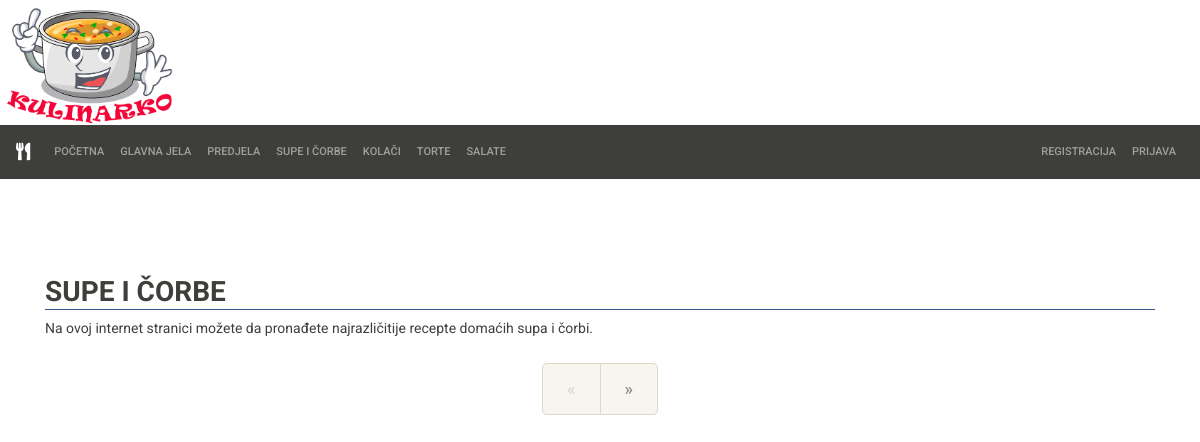
The app's page /supeIcorbe.php, older data.
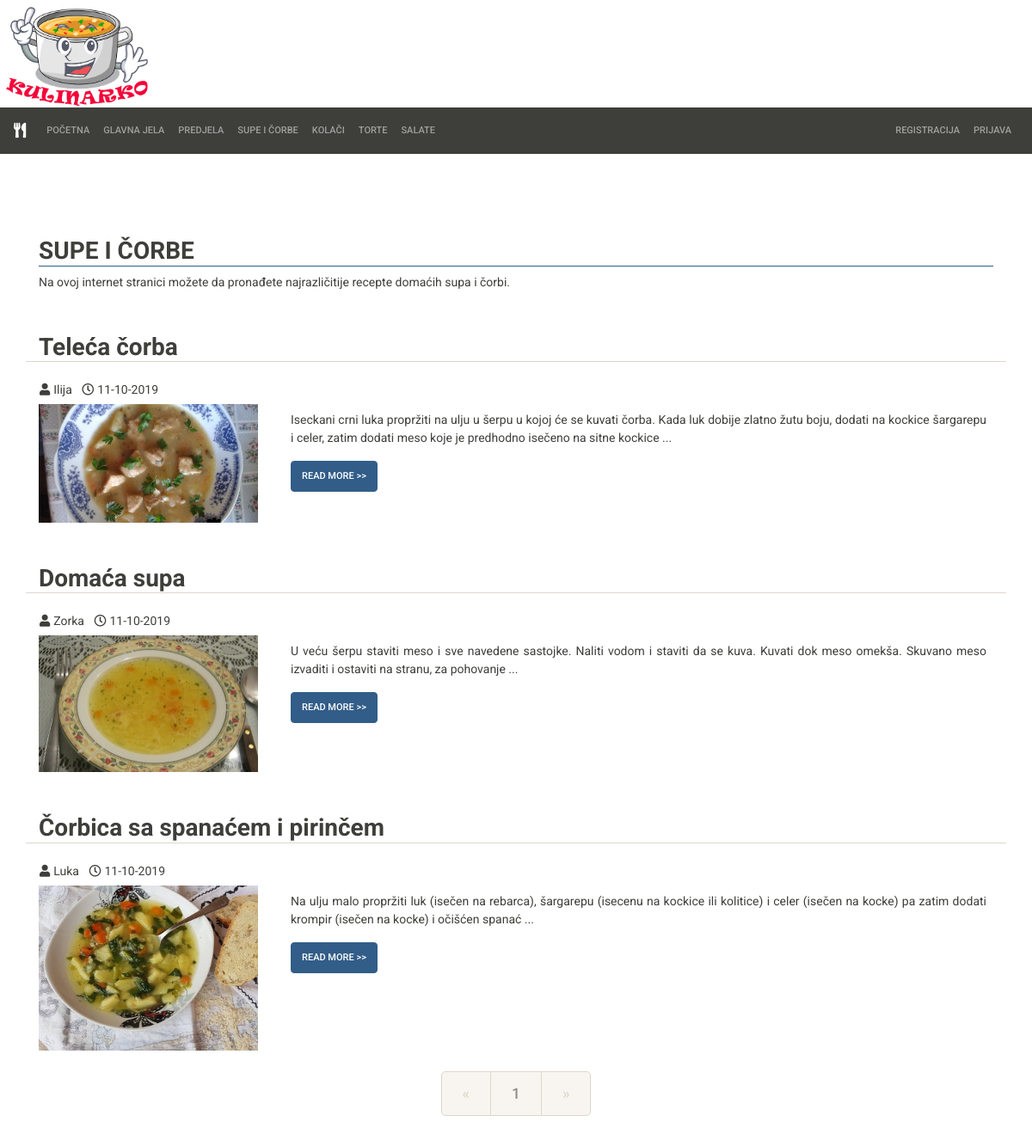
The same page, newer data.
### tables this page shows
CREATE TABLE IF NOT EXISTS `recepti` (
  `recept_id` int(11) NOT NULL AUTO_INCREMENT,
  `naziv_recepta` varchar(40) NOT NULL,
  `sastojci` varchar(512) NOT NULL,
  `slika_jela` varchar(256) DEFAULT NULL,
  `sadrzaj_recepta` text NOT NULL,
  `kategorija_jela` int(11) NOT NULL,
  `datum_unosa` timestamp NOT NULL DEFAULT CURRENT_TIMESTAMP ON UPDATE CURRENT_TIMESTAMP,
  `vreme_pripreme` varchar(20) NOT NULL,
  `autor_recepta` varchar(25) NOT NULL,
  PRIMARY KEY (`recept_id`),
  KEY `recept_korisnika` (`autor_recepta`),
  KEY `kategorija_recepta` (`kategorija_jela`)
);

CREATE TABLE IF NOT EXISTS `korisnici` (
  `korisnicko_ime` varchar(20) NOT NULL COMMENT 'korisnicko ime mora biti jedinstveno',
  `lozinka` varchar(64) NOT NULL,
  `ime` varchar(25) NOT NULL,
  `prezime` varchar(25) NOT NULL,
  `el_adresa` varchar(128) NOT NULL,
  `datum_rodjenja` date DEFAULT NULL,
  `adresa_stanovanja` varchar(128) DEFAULT NULL,
  `drzava_stanovanja` varchar(128) DEFAULT NULL,
  `pol` varchar(1) DEFAULT NULL,
  `telefon` varchar(20) DEFAULT NULL,
  `mobilni_telefon` varchar(20) DEFAULT NULL,
  `administrator` tinyint(1) DEFAULT NULL,
  PRIMARY KEY (`korisnicko_ime`)
);

### supeIcorbe.php (the view, shortened to what the changed rows need)
<!DOCTYPE html>
<html lang="en">
<head>
    <link rel="stylesheet" type="text/css" href="./bootstrap/bootstrap.css">
    <link rel="stylesheet" href="./fontawesome/css/all.css">
    <link rel="stylesheet" type="text/css" href="./css/nasiStilovi.css">
</head>
<body>
    <div class="container mt-5 pt-5">
        <h2 class="border-bottom border-primary"> <strong> SUPE I ČORBE </strong> </h2>
        <?php
            $servername = "localhost";
            $username = "root";
            $password = "";
            $dbname = "kulinarko";
            $datatable = "recepti";
            $datatable_kor = "korisnici";
            $results_per_page = 10;
            $mysqli = new mysqli($servername, $username, $password, $dbname);
            if ( $mysqli->connect_error ) {
                echo "Error: ".$mysqli->connect_error;
            } else {
                $mysqli->set_charset("utf8");
                if (isset($_GET["page"])) {
                    $page = $_GET["page"];
                } else {
                    $page = 1;
                };
                $start_from = ($page-1) * $results_per_page;
                $query = "SELECT * FROM ".$datatable." WHERE KATEGORIJA_JELA = 3 ORDER BY DATUM_UNOSA ASC LIMIT $start_from, ".$results_per_page;
                $result = $mysqli->query($query);
                if ( $result == FALSE ) {
                    echo "Error: ".$mysqli->error($connection);
                } else {
                    while( $row = $result->fetch_assoc() ) {
                        $timestamp = strtotime($row["datum_unosa"]);
                        $date = date('d-m-Y', $timestamp);
                        $query_imeAutora = "SELECT * FROM ".$datatable_kor." WHERE korisnicko_ime = '".$row["autor_recepta"]."'";
                        $result_imeAutora = $mysqli->query($query_imeAutora);
                        if ( $result_imeAutora == FALSE ) {
                            $imeAutora = $row["autor_recepta"];
                        } else {
                            $row_users = $result_imeAutora->fetch_assoc();
                            $imeAutora = $row_users["ime"];
                        }
                        $sadrzajRecepta = $row["sadrzaj_recepta"];
                        $pozPoslednjeCeleReci = strpos($sadrzajRecepta, '.', 150);
                        $skraceniSadrzaj = substr($sadrzajRecepta, 0, $pozPoslednjeCeleReci);
                        $skraceniSadrzaj = $skraceniSadrzaj." ...";
                        echo "<div class='mt-5'>";
                        echo "<div class='row'>";
                        echo "<h2 class='col-12 border-bottom'> <strong>".$row["naziv_recepta"]."</strong> </h2>";
                        echo "</div>";
                        echo "<div class='row'>";
                        echo "<p class='col-12 text-capitalize'> <h6> <i class='fas fa-user ml-3 mr-1'></i>".$imeAutora." <i class='far fa-clock ml-2 mr-1'></i>".$date."</h6> </p>";
                        echo "</div>";
                        echo "<div class='row'>";
                        echo "<img src='".$row["slika_jela"]."' alt='Ime slike' class='col-9 col-md-3 rounded float-left'>";
                        echo "<p clas='col-9'>";
                        echo "<div class='d-flex flex-column mb-3 col-9'>";
                        echo "<div class='p-2 text-justify'>".$skraceniSadrzaj."</div>";
                        echo "<div class='p-2'>";
                        echo "<form method='POST' action='receptDetaljno.php'>";
                        echo "<button type='submit' class='btn btn-primary float-left'> Read More >> </button>";
                        echo "</form>";
                        echo "</div>";
                        echo "</div>";
                        echo "</p>";
                        echo "</div>";
                        echo "</div>";
                    }
                    $sql = "SELECT COUNT(*) AS total FROM ".$datatable." WHERE KATEGORIJA_JELA = 3";
                    $rs_result = $mysqli->query($sql);
                    $row = $rs_result->fetch_assoc();
                    $total_pages = ceil($row["total"] / $results_per_page);
                    echo "<div class='row my-4'>";
                    echo "<ul class='pagination pagination-lg mx-auto'>";
                    for ( $i = 1; $i <= $total_pages; $i++ ) {
                        echo "<li class='page-item'>";
                        echo "<a href='supeIcorbe.php?page=".$i."'";
                        if ( $i == $page ) {
                            echo " class='page-link curPage active'";
                        } else {
                            echo " class='page-link'";
                        }
                        echo ">".$i."</a> ";
                        echo "</li>";
                    }
                    if ( $page == $total_pages ) {
                        echo "<li class='page-item disabled'>";
                        echo "<a class='page-link' href='#'>&raquo;</a>";
                        echo "</li>";
                    } else {
                        $sledecaStrana = $page + 1;
                        echo "<li class='page-item'>";
                        echo "<a class='page-link' href='supeIcorbe.php?page=".$sledecaStrana."'>&raquo;</a>";
                        echo "</li>";
                    }
                }
            }
        ?>
    </div>
</body>
</html>

Row changes from the older to the newer data that the page shows:
added recepti: naziv_recepta "Teleća čorba", autor_recepta.ime "Ilija", datum_unosa "11-10-2019", slika_jela (picture), skraceniSadrzaj "Iseckani crni luka propržiti na ulju u šerpu u kojoj će se kuvati čorba. Kada luk dobije zlatno žutu boju, dodati na kockice šargarepu i celer, zatim dodati meso koje je predhodno isečeno na sitne kockice ..."
added recepti: naziv_recepta "Domaća supa", autor_recepta.ime "Zorka", datum_unosa "11-10-2019", slika_jela (picture), skraceniSadrzaj "U veću šerpu staviti meso i sve navedene sastojke. Naliti vodom i staviti da se kuva. Kuvati dok meso omekša. Skuvano meso izvaditi i ostaviti na stranu, za pohovanje ..."
added recepti: naziv_recepta "Čorbica sa spanaćem i pirinčem", autor_recepta.ime "Luka", datum_unosa "11-10-2019", slika_jela (picture), skraceniSadrzaj "Na ulju malo propržiti luk (isečen na rebarca), šargarepu (isecenu na kockice ili kolitice) i celer (isečen na kocke) pa zatim dodati krompir (isečen na kocke) i očišćen spanać ..."
Text that changed along with them:
new list line: "1"
